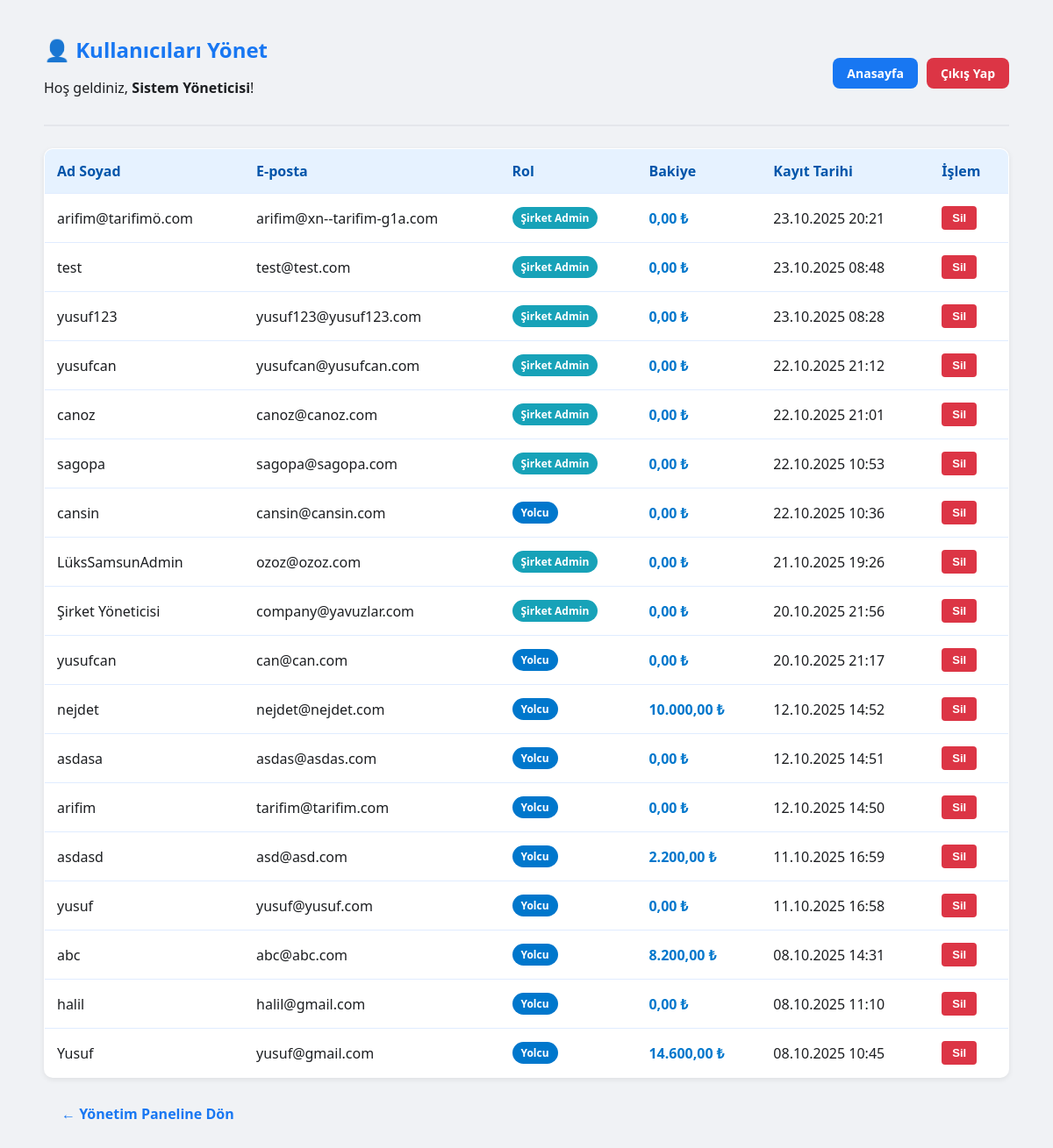
The app's page /manage_users.php (signed in) with its own data.
### tables this page shows
CREATE TABLE "User" (
  "id" TEXT PRIMARY KEY,
  "full_name" TEXT NOT NULL,
  "email" TEXT NOT NULL UNIQUE,
  "role" TEXT NOT NULL CHECK("role" IN ('user', 'company', 'admin')),
  "password" TEXT NOT NULL,
  "company_id" TEXT,
  "balance" REAL DEFAULT 0.0,
  "created_at" TEXT NOT NULL DEFAULT CURRENT_TIMESTAMP,
  FOREIGN KEY("company_id") REFERENCES "Bus_Company"("id") ON DELETE SET NULL
);

### manage_users.php (the view, shortened to what this page needs)
<?php
$user_id = $_SESSION['user_id'];
$user_name = htmlspecialchars($_SESSION['user_name']);
$users = [];
try {
    $pdo = new PDO("sqlite:yavuzlar.db");
    $pdo->setAttribute(PDO::ATTR_ERRMODE, PDO::ERRMODE_EXCEPTION);
    $stmt = $pdo->prepare("
        SELECT id, full_name, email, role, balance, created_at, company_id
        FROM User
        WHERE role IN ('user', 'company')
        ORDER BY created_at DESC
    ");
    $stmt->execute();
    $users = $stmt->fetchAll(PDO::FETCH_ASSOC);
} catch (Exception $e) {
    error_log("Manage users load error: " . $e->getMessage());
    $users = [];
}
?>
<!DOCTYPE html>
<html lang="tr">
<head>
</head>
<body>
    <div class="container">
        <header>
            <div>
                <h1>👤 Kullanıcıları Yönet</h1>
                <p>Hoş geldiniz, <strong><?= $user_name ?></strong>!</p>
            </div>
            <div style="display: flex; gap: 10px;">
                <a href="index.php" class="btn-header btn-blue">Anasayfa</a>
                <a href="logout.php" class="btn-header btn-red">Çıkış Yap</a>
            </div>
        </header>
        <?php if (!empty($users)): ?>
            <table>
                <thead>
                    <tr>
                        <th>Ad Soyad</th>
                        <th>E-posta</th>
                        <th>Rol</th>
                        <th>Bakiye</th>
                        <th>Kayıt Tarihi</th>
                        <th>İşlem</th>
                    </tr>
                </thead>
                <tbody>
                    <?php foreach ($users as $u): ?>
                        <?php if ($u['id'] !== $user_id): ?>
                        <tr>
                            <td><?= htmlspecialchars($u['full_name']) ?></td>
                            <td><?= htmlspecialchars($u['email']) ?></td>
                            <td>
                                <?php if ($u['role'] === 'user'): ?>
                                    <span class="role-badge role-user">Yolcu</span>
                                <?php elseif ($u['role'] === 'company'): ?>
                                    <span class="role-badge role-company">Şirket Admin</span>
                                <?php endif; ?>
                            </td>
                            <td class="balance"><?= number_format($u['balance'], 2, ',', '.') ?> ₺</td>
                            <td><?= date('d.m.Y H:i', strtotime($u['created_at'])) ?></td>
                            <td>
                                <form method="POST" style="display:inline;"
                                      onsubmit="return confirm('⚠️ Bu kullanıcı ve tüm verileri kalıcı olarak silinecek!\nDevam etmek istediğinize emin misiniz?');">
                                    <button type="submit" name="delete_user" class="btn-delete">Sil</button>
                                </form>
                            </td>
                        </tr>
                        <?php endif; ?>
                    <?php endforeach; ?>
                </tbody>
            </table>
        <?php else: ?>
            <div class="no-users">
                Görüntülenecek kullanıcı bulunamadı.
            </div>
        <?php endif; ?>
        <a href="admin_dashboard.php" class="back-link">← Yönetim Paneline Dön</a>
    </div>
</body>
</html>

### manage_users.php (style rules this page uses)
:root { --facebook-blue: #1877F2; --light-bg: #f0f2f5; --white: #ffffff; --gray: #65676b; --light-gray: #e4e6eb; --danger: #dc3545; }
body { font-family: 'Segoe UI', system-ui, sans-serif; background-color: var(--light-bg); margin: 0; padding: 0; color: #1c1e21; }
.container { max-width: 1100px; margin: 20px auto; padding: 20px; }
header { display: flex; justify-content: space-between; align-items: center; margin-bottom: 25px; padding-bottom: 15px; border-bottom: 2px solid var(--light-gray); }
h1 { color: var(--facebook-blue); margin: 0; font-size: 24px; }
.role-badge { display: inline-block; padding: 4px 10px; border-radius: 20px; font-size: 12px; font-weight: bold; color: white; }
.role-user { background: #0077cc; }
.role-company { background: #17a2b8; }
table { width: 100%; border-collapse: collapse; background: var(--white); border: 1px solid var(--light-gray); border-radius: 10px; overflow: hidden; box-shadow: 0 2px 6px rgba(0,0,0,0.08); }
th, td { padding: 14px; text-align: left; border-bottom: 1px solid #e0ecff; }
th { background-color: #e6f2ff; color: #0055aa; font-weight: 600; }
.balance { font-weight: bold; color: #0077cc; }
.back-link { color: var(--facebook-blue); text-decoration: none; font-weight: 600; padding: 10px 20px; border-radius: 8px; display: inline-block; margin-top: 20px; }
.btn-header { padding: 8px 16px; border-radius: 8px; font-weight: 600; text-decoration: none; color: white; display: inline-block; text-align: center; font-size: 14px; transition: background-color 0.2s; }
.btn-blue { background-color: var(--facebook-blue); }
.btn-red { background-color: var(--danger); }
.btn-delete { background-color: var(--danger); color: white; border: none; padding: 6px 12px; border-radius: 4px; font-size: 13px; cursor: pointer; font-weight: 600; }

### records on screen
user: full_name "arifim@tarifimö.com", email "arifim@xn--tarifim-g1a.com", role "Şirket Admin", balance "0,00", created_at "23.10.2025 20:21"
user: full_name "test", email "test@test.com", role "Şirket Admin", balance "0,00", created_at "23.10.2025 08:48"
user: full_name "yusuf123", email "yusuf123@yusuf123.com", role "Şirket Admin", balance "0,00", created_at "23.10.2025 08:28"
user: full_name "yusufcan", email "yusufcan@yusufcan.com", role "Şirket Admin", balance "0,00", created_at "22.10.2025 21:12"
user: full_name "canoz", email "canoz@canoz.com", role "Şirket Admin", balance "0,00", created_at "22.10.2025 21:01"
user: full_name "sagopa", email "sagopa@sagopa.com", role "Şirket Admin", balance "0,00", created_at "22.10.2025 10:53"
user: full_name "cansin", email "cansin@cansin.com", role "Yolcu", balance "0,00", created_at "22.10.2025 10:36"
user: full_name "LüksSamsunAdmin", email "ozoz@ozoz.com", role "Şirket Admin", balance "0,00", created_at "21.10.2025 19:26"
user: full_name "Şirket Yöneticisi", email "company@yavuzlar.com", role "Şirket Admin", balance "0,00", created_at "20.10.2025 21:56"
user: full_name "yusufcan", email "can@can.com", role "Yolcu", balance "0,00", created_at "20.10.2025 21:17"
user: full_name "nejdet", email "nejdet@nejdet.com", role "Yolcu", balance "10.000,00", created_at "12.10.2025 14:52"
user: full_name "asdasa", email "asdas@asdas.com", role "Yolcu", balance "0,00", created_at "12.10.2025 14:51"
user: full_name "arifim", email "tarifim@tarifim.com", role "Yolcu", balance "0,00", created_at "12.10.2025 14:50"
user: full_name "asdasd", email "asd@asd.com", role "Yolcu", balance "2.200,00", created_at "11.10.2025 16:59"
user: full_name "yusuf", email "yusuf@yusuf.com", role "Yolcu", balance "0,00", created_at "11.10.2025 16:58"
user: full_name "abc", email "abc@abc.com", role "Yolcu", balance "8.200,00", created_at "08.10.2025 14:31"
user: full_name "halil", email "halil@gmail.com", role "Yolcu", balance "0,00", created_at "08.10.2025 11:10"
user: full_name "Yusuf", email "yusuf@gmail.com", role "Yolcu", balance "14.600,00", created_at "08.10.2025 10:45"

### other values on screen
$user_name "Sistem Yöneticisi"
